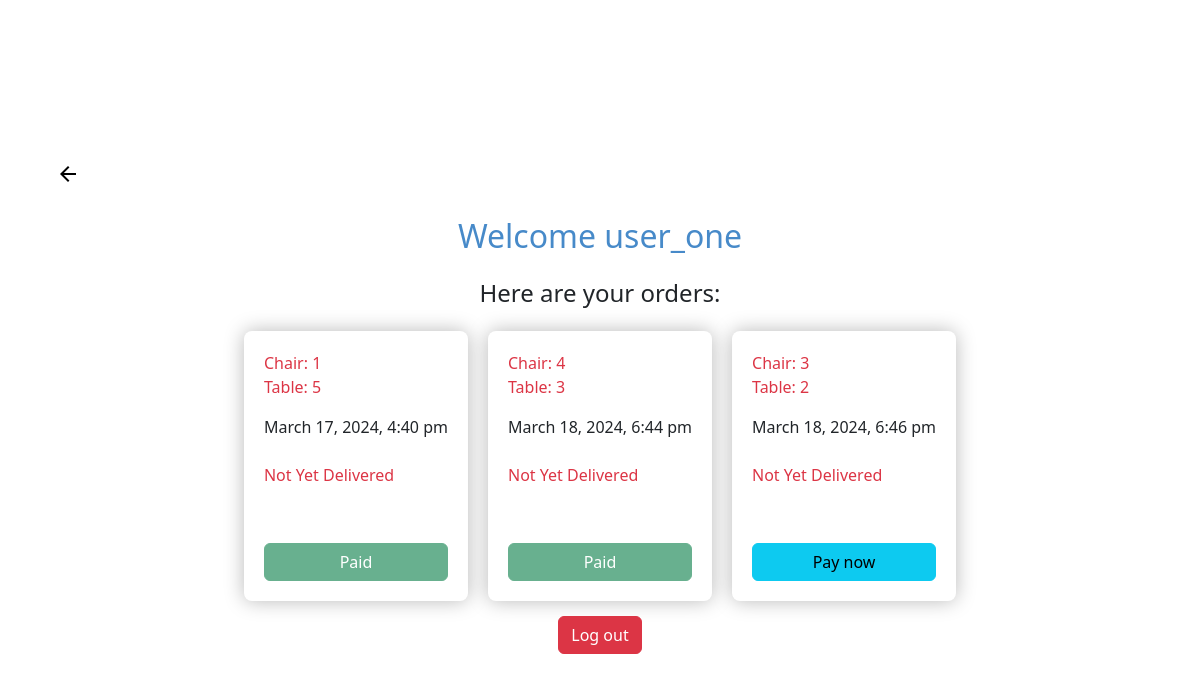
Page /user/vieworders.php (signed in) on the committed database.
### tables this page shows
CREATE TABLE `tbl_user` (
  `id` int(255) NOT NULL,
  `email` varchar(255) NOT NULL,
  `password` varchar(255) NOT NULL,
  `username` varchar(255) NOT NULL,
  `timestamp` timestamp(6) NOT NULL DEFAULT current_timestamp(6) ON UPDATE current_timestamp(6)
);

CREATE TABLE `tbl_user_orders` (
  `id` int(255) NOT NULL,
  `ordered_by` int(255) NOT NULL,
  `table_count` int(255) NOT NULL,
  `chair_count` int(255) NOT NULL,
  `ordered_on` timestamp(6) NOT NULL DEFAULT current_timestamp(6),
  `payment_status` tinyint(1) NOT NULL DEFAULT 0,
  `delivery_status` tinyint(1) NOT NULL DEFAULT 0,
  `workflow_added` tinyint(1) NOT NULL
);

### user/vieworders.php (the view, shortened to what this page needs)
<?php
if (isset($_COOKIE['user_login_cookie'])) {
    $userid = $_COOKIE['user_login_cookie'];
    $qr = mysqli_query($conn, "select * from tbl_user where id = $userid");
    $db = mysqli_fetch_array($qr);
} else {
    header("location:login.php");
}
?>
<!DOCTYPE html>
<html lang="en">
<head>
    <?php include "../include/head.php"; ?>
    <link rel="stylesheet" href="user.css">
</head>
<body>
<a href="dashboard.php" style="text-decoration: none; color:black;width:100%;">
        <h4 class="d-flex justify-content-start align-items-center m-3"><span class="material-symbols-outlined">
            </span></h4>
    </a>
    <h2>Welcome <?= $db['username'] ?></h2>
    <h4>Here are your orders:</h4>
    <div class="orders">
        <?php $qr2 = mysqli_query($conn, "select * from tbl_user_orders where ordered_by = $userid");
    while ($row = mysqli_fetch_array($qr2)) {
        $ordered_on = date("F j, Y, g:i a", strtotime($row['ordered_on']));
        ?>
            <div class='wrapper'>
            <p class='text-danger'>Chair: <?= $row['chair_count'] ?><br>
            Table: <?= $row['table_count'] ?></p>
            <span><?= $ordered_on ?></span><br>
            <?php
            $paid = ($row['payment_status']== "0") ? false : true;
            ?>
            <span class="text-danger mb-3"><?= $row['delivery_status']=="0" ? "Not Yet Delivered":""?></span><br>
            <a href="pay.php?id=<?= $row['id']?>" class="mt-3 d-flex w-100 <?= $paid ? "disabled":""?>"><button class="btn  d-flex w-100 text-center justify-content-center <?= $paid ? "btn-success":"btn-info"?>" <?= $paid ? "disabled":""?>>
            <?= $paid ? "Paid":"Pay now"?>
            </button></a>
        </div>
        <?php
    }
    ?>
    </div>
    <a href="logout.php"><button class="btn btn-danger">Log out</button></a>
</body>
</html>

### include/style.css (style rules this page uses)
* { margin: 0; padding: 0; box-sizing: border-box; }
.disabled { pointer-events: none; }

### user/user.css (style rules this page uses)
body { display: flex; justify-content: center; align-items: center; flex-direction: column; gap: 15px; min-height: 100vh; padding: 40px; }
.orders { display: flex; gap: 20px; flex-wrap: wrap; }
a { text-decoration: none; }
.wrapper { padding: 20px; border-radius: 8px; flex-direction: column; display: flex; box-shadow: 0 0 20px rgba(0, 0, 0, 0.277); }
h2 { color: rgb(71, 138, 201); }

### rows in the picture
tbl_user: username "user_one"
tbl_user_orders: chair_count "1", table_count "5", ordered_on "March 17, 2024, 4:40 pm", delivery_status "Not Yet Delivered", payment_status "Paid"
tbl_user_orders: chair_count "4", table_count "3", ordered_on "March 18, 2024, 6:44 pm", delivery_status "Not Yet Delivered", payment_status "Paid"
tbl_user_orders: chair_count "3", table_count "2", ordered_on "March 18, 2024, 6:46 pm", delivery_status "Not Yet Delivered", payment_status "Pay now"
